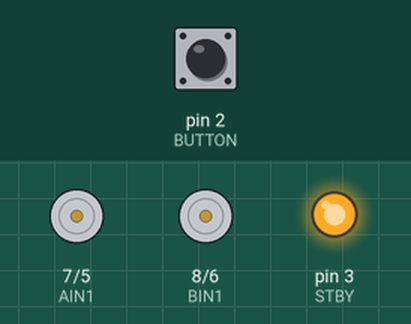
Recording of a sketch running on a simulated Arduino Uno, built with avr-gcc and run on an emulated ATmega328P. Parts: direction and speed pins drawn as motors (green arrow = direction pin HIGH = forward, orange = LOW = backward, longer = more drive, stopped while the standby pin is LOW), output pins drawn as LEDs (lit = HIGH). The inputs (shaded band) are chosen by the test bench; at power-on: pin 2 (BUTTON) HIGH.

Above: at 0.8 s.
0.9 s: pin 2 (BUTTON) pulled LOW for 0.15 s
At 1.9 s:
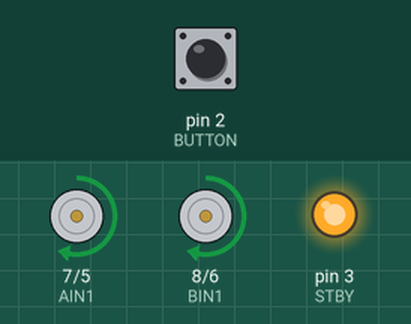
At 3.8 s:
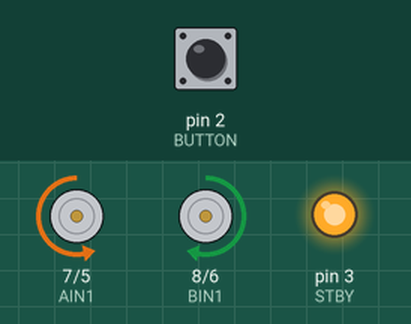
Timing chart, 0 to 13.0 s (numbered marks = the images above; inputs shaded):
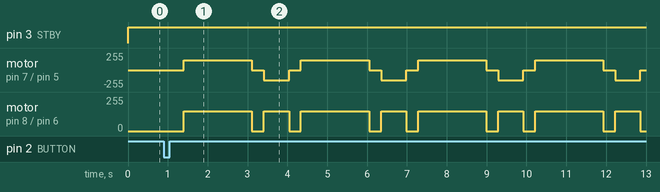

The sketch:

r02_square.ino
```cpp
// R2 part 4: drive a 50 cm square and end where you started
// ---- motor pins (ELEGOO Smart Robot Car V4, TB6612 driver) ----
const int STBY = 3;   // standby: HIGH lets the motors run
const int PWMA = 5;   // right motors: speed (0-255)
const int AIN1 = 7;   // right motors: direction (HIGH = forward)
const int PWMB = 6;   // left motors: speed (0-255)
const int BIN1 = 8;   // left motors: direction (HIGH = forward)
const int BUTTON = 2;  // the MODE button on the car
const int SPEED = 150;
const int SIDE_MS = 1710;   // TODO: how long to drive 50 cm? (use your calibration)
const int TURN_MS = 630;    // TODO: how long to turn 90 degrees?

void setup() {
  pinMode(BUTTON, INPUT_PULLUP);
  pinMode(STBY, OUTPUT);
  pinMode(PWMA, OUTPUT);
  pinMode(AIN1, OUTPUT);
  pinMode(PWMB, OUTPUT);
  pinMode(BIN1, OUTPUT);
  digitalWrite(STBY, HIGH);   // wake up the motor driver
  waitForButton();

  // side 1
  forward(SPEED);
  delay(SIDE_MS);
  stopCar();
  delay(300);
  spinRight(SPEED);
  delay(TURN_MS);
  stopCar();
  delay(300);

  forward(SPEED);
  delay(SIDE_MS);
  stopCar();
  delay(300);
  spinRight(SPEED);
  delay(TURN_MS);
  stopCar();
  delay(300);
  forward(SPEED);
  delay(SIDE_MS);
  stopCar();
  delay(300);
  spinRight(SPEED);
  delay(TURN_MS);
  stopCar();
  delay(300);
  forward(SPEED);
  delay(SIDE_MS);
  stopCar();
  delay(300);
  spinRight(SPEED);
  delay(TURN_MS);
  stopCar();
  delay(300);
}

void loop() {
}

// waits here until someone presses the MODE button
void waitForButton() {
  while (digitalRead(BUTTON) == HIGH) {   // HIGH = not pressed
    delay(10);
  }
  delay(500);   // half a second to take your hand away
}

// ---- moves ----
void forward(int speed) {
  digitalWrite(AIN1, HIGH);   // right side: forward
  analogWrite(PWMA, speed);
  digitalWrite(BIN1, HIGH);   // left side: forward
  analogWrite(PWMB, speed);
}

void backward(int speed) {
  digitalWrite(AIN1, LOW);    // right side: backward
  analogWrite(PWMA, speed);
  digitalWrite(BIN1, LOW);    // left side: backward
  analogWrite(PWMB, speed);
}

void spinLeft(int speed) {
  digitalWrite(AIN1, HIGH);   // right side forward...
  analogWrite(PWMA, speed);
  digitalWrite(BIN1, LOW);    // ...left side backward
  analogWrite(PWMB, speed);
}

void spinRight(int speed) {
  digitalWrite(AIN1, LOW);    // right side backward...
  analogWrite(PWMA, speed);
  digitalWrite(BIN1, HIGH);   // ...left side forward
  analogWrite(PWMB, speed);
}

void stopCar() {
  analogWrite(PWMA, 0);
  analogWrite(PWMB, 0);
}
```
